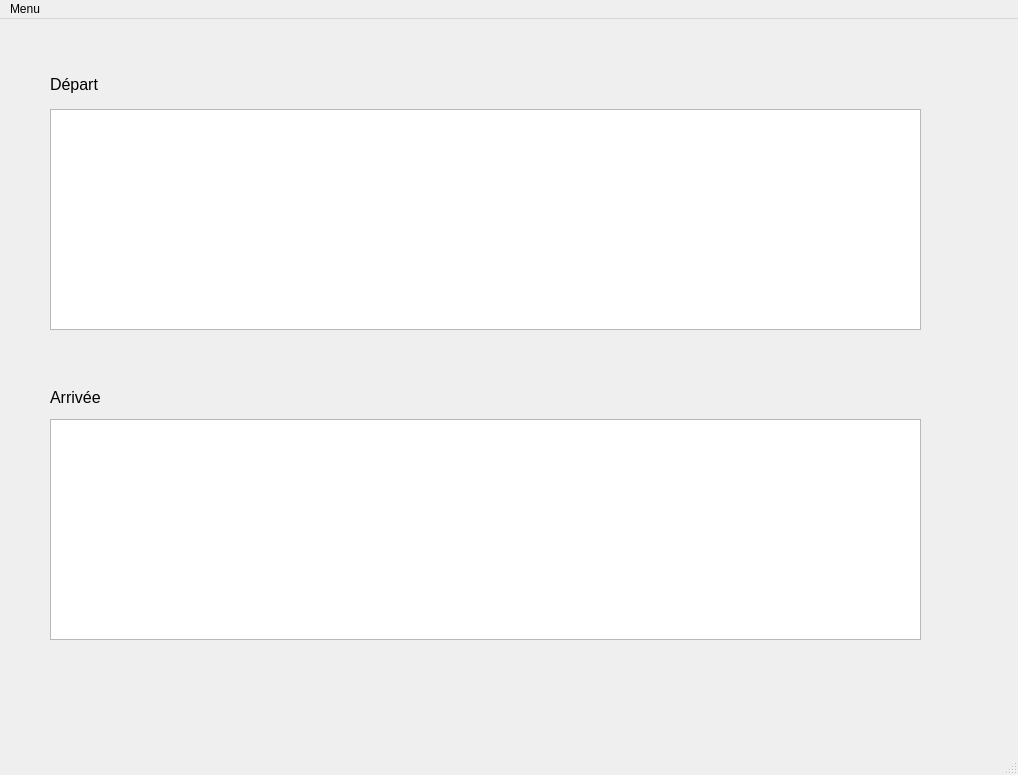
<?xml version="1.0" encoding="UTF-8"?>
<ui version="4.0">
 <class>FenetrePrincipal</class>
 <widget class="QMainWindow" name="FenetrePrincipal">
  <property name="geometry">
   <rect>
    <x>0</x>
    <y>0</y>
    <width>1018</width>
    <height>775</height>
   </rect>
  </property>
  <property name="sizePolicy">
   <sizepolicy hsizetype="Fixed" vsizetype="Fixed">
    <horstretch>0</horstretch>
    <verstretch>0</verstretch>
   </sizepolicy>
  </property>
  <property name="windowTitle">
   <string>Menu Principal</string>
  </property>
  <property name="autoFillBackground">
   <bool>false</bool>
  </property>
  <widget class="QWidget" name="centralwidget">
   <widget class="QTableView" name="tableViewDepart">
    <property name="geometry">
     <rect>
      <x>50</x>
      <y>90</y>
      <width>871</width>
      <height>221</height>
     </rect>
    </property>
    <property name="autoFillBackground">
     <bool>true</bool>
    </property>
    <property name="styleSheet">
     <string notr="true">font: 75 8pt &quot;MS Shell Dlg 2&quot;;</string>
    </property>
   </widget>
   <widget class="QTableView" name="tableViewArrivee">
    <property name="geometry">
     <rect>
      <x>50</x>
      <y>400</y>
      <width>871</width>
      <height>221</height>
     </rect>
    </property>
    <property name="autoFillBackground">
     <bool>true</bool>
    </property>
    <property name="styleSheet">
     <string notr="true">font: 75 8pt &quot;MS Shell Dlg 2&quot;;</string>
    </property>
   </widget>
   <widget class="QLabel" name="label">
    <property name="geometry">
     <rect>
      <x>50</x>
      <y>50</y>
      <width>71</width>
      <height>31</height>
     </rect>
    </property>
    <property name="font">
     <font>
      <pointsize>12</pointsize>
     </font>
    </property>
    <property name="text">
     <string>Départ</string>
    </property>
   </widget>
   <widget class="QLabel" name="label_2">
    <property name="geometry">
     <rect>
      <x>50</x>
      <y>370</y>
      <width>71</width>
      <height>16</height>
     </rect>
    </property>
    <property name="font">
     <font>
      <pointsize>12</pointsize>
     </font>
    </property>
    <property name="text">
     <string>Arrivée</string>
    </property>
   </widget>
   <zorder>label</zorder>
   <zorder>label_2</zorder>
   <zorder>tableViewDepart</zorder>
   <zorder>tableViewArrivee</zorder>
  </widget>
  <widget class="QMenuBar" name="menubar">
   <property name="geometry">
    <rect>
     <x>0</x>
     <y>0</y>
     <width>1018</width>
     <height>21</height>
    </rect>
   </property>
   <widget class="QMenu" name="menuMenu">
    <property name="title">
     <string>Menu</string>
    </property>
    <widget class="QMenu" name="menuAjouter_vol">
     <property name="title">
      <string>Ajouter vol</string>
     </property>
     <addaction name="actionDepart"/>
     <addaction name="actionArrivee"/>
    </widget>
    <addaction name="menuAjouter_vol"/>
    <addaction name="actionSupprimer_vol"/>
    <addaction name="separator"/>
    <addaction name="actionQuitter"/>
   </widget>
   <addaction name="menuMenu"/>
  </widget>
  <widget class="QStatusBar" name="statusbar"/>
  <action name="actionSupprimer_vol">
   <property name="text">
    <string>Supprimer vol</string>
   </property>
  </action>
  <action name="actionQuitter">
   <property name="text">
    <string>Quitter</string>
   </property>
  </action>
  <action name="actionDepart">
   <property name="text">
    <string>Depart</string>
   </property>
  </action>
  <action name="actionArrivee">
   <property name="text">
    <string>Arrivee</string>
   </property>
  </action>
 </widget>
 <resources/>
 <connections>
  <connection>
   <sender>actionQuitter</sender>
   <signal>triggered()</signal>
   <receiver>FenetrePrincipal</receiver>
   <slot>close()</slot>
   <hints>
    <hint type="sourcelabel">
     <x>-1</x>
     <y>-1</y>
    </hint>
    <hint type="destinationlabel">
     <x>399</x>
     <y>299</y>
    </hint>
   </hints>
  </connection>
  <connection>
   <sender>actionDepart</sender>
   <signal>triggered()</signal>
   <receiver>FenetrePrincipal</receiver>
   <slot>slotMenuDepart()</slot>
   <hints>
    <hint type="sourcelabel">
     <x>-1</x>
     <y>-1</y>
    </hint>
    <hint type="destinationlabel">
     <x>508</x>
     <y>387</y>
    </hint>
   </hints>
  </connection>
  <connection>
   <sender>actionArrivee</sender>
   <signal>triggered()</signal>
   <receiver>FenetrePrincipal</receiver>
   <slot>slotMenuArrivee()</slot>
   <hints>
    <hint type="sourcelabel">
     <x>-1</x>
     <y>-1</y>
    </hint>
    <hint type="destinationlabel">
     <x>508</x>
     <y>387</y>
    </hint>
   </hints>
  </connection>
  <connection>
   <sender>actionSupprimer_vol</sender>
   <signal>triggered()</signal>
   <receiver>FenetrePrincipal</receiver>
   <slot>slotMenuSupprimerVol()</slot>
   <hints>
    <hint type="sourcelabel">
     <x>-1</x>
     <y>-1</y>
    </hint>
    <hint type="destinationlabel">
     <x>508</x>
     <y>387</y>
    </hint>
   </hints>
  </connection>
 </connections>
 <slots>
  <slot>slotMenuDepart()</slot>
  <slot>slotMenuArrivee()</slot>
  <slot>slotMenuSupprimerVol()</slot>
 </slots>
</ui>
